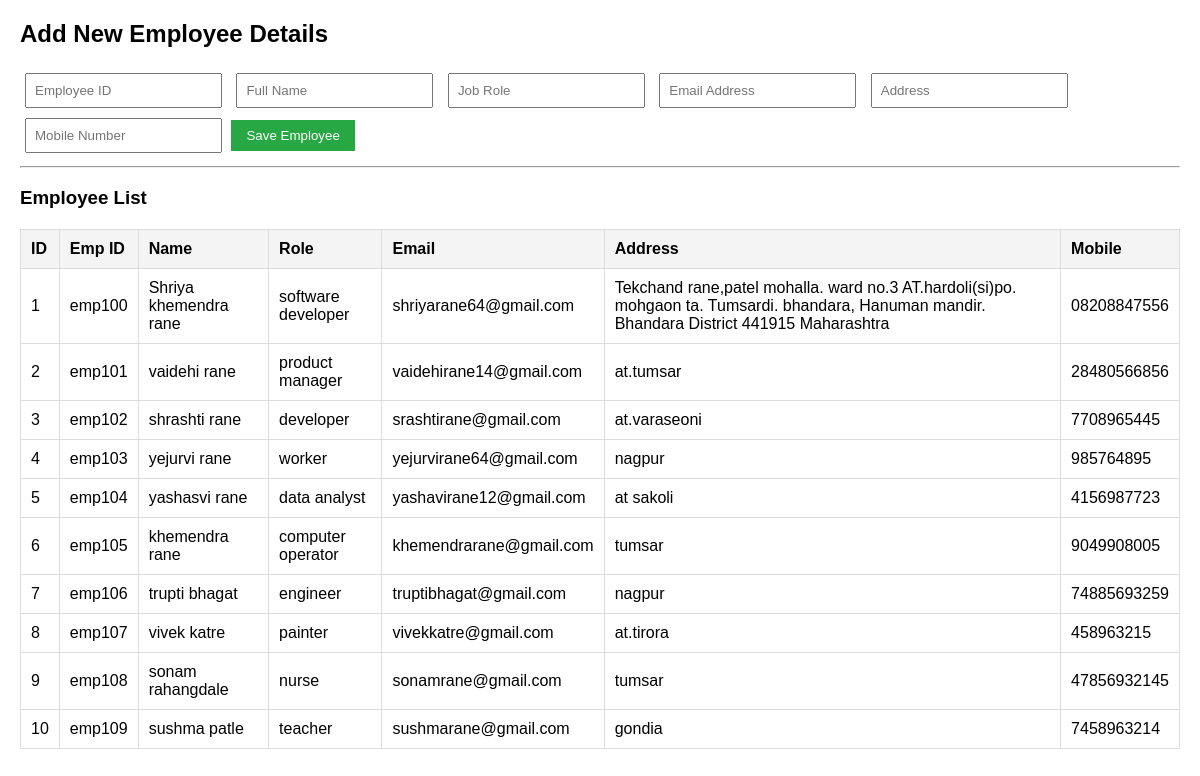
The page / on the database its author committed.
### tables this page shows
CREATE TABLE employees (
            id INTEGER PRIMARY KEY AUTOINCREMENT,
            emp_id TEXT NOT NULL,
            name TEXT NOT NULL,
            role TEXT NOT NULL,
            email TEXT NOT NULL,
            address TEXT,
            mobile TEXT
        );

### app.py (the view)
@app.route('/')
def index():
    conn = sqlite3.connect(DB_FILE)
    conn.row_factory = sqlite3.Row
    employees = conn.execute('SELECT * FROM employees').fetchall()
    conn.close()
    return render_template('index.html', employees=employees)

### templates/index.html (shortened to what this page needs)
<!DOCTYPE html>
<html lang="en">
<head>
</head>
<body>
    <h2>Add New Employee Details</h2>
    <form action="/add" method="POST">
        <input type="text" name="emp_id" placeholder="Employee ID" required>
        <input type="text" name="name" placeholder="Full Name" required>
        <input type="text" name="role" placeholder="Job Role" required>
        <input type="email" name="email" placeholder="Email Address" required>
        <input type="text" name="address" placeholder="Address">
        <input type="text" name="mobile" placeholder="Mobile Number">
        <button type="submit">Save Employee</button>
    </form>
    <hr>
    <h3>Employee List</h3>
    <table>
        <thead>
            <tr>
                <th>ID</th>
                <th>Emp ID</th>
                <th>Name</th>
                <th>Role</th>
                <th>Email</th>
                <th>Address</th>
                <th>Mobile</th>
            </tr>
        </thead>
        <tbody>
            {% for emp in employees %}
            <tr>
                <td>{{ emp.id }}</td>
                <td>{{ emp.emp_id }}</td>
                <td>{{ emp.name }}</td>
                <td>{{ emp.role }}</td>
                <td>{{ emp.email }}</td>
                <td>{{ emp.address }}</td>
                <td>{{ emp.mobile }}</td>
            </tr>
            {% endfor %}
        </tbody>
    </table>
</body>
</html>

### templates/index.html (style rules this page uses)
body { font-family: Arial, sans-serif; margin: 20px; }
table { width: 100%; border-collapse: collapse; margin-top: 20px; }
th, td { border: 1px solid #ddd; padding: 10px; text-align: left; }
th { background-color: #f4f4f4; }
form input { margin: 5px; padding: 8px; }
button { padding: 8px 15px; background-color: #28a745; color: white; border: none; cursor: pointer; }

### rows shown on the page
employees: id "1", emp_id "emp100", name "Shriya khemendra rane", role "software developer", email "shriyarane64@gmail.com", address "Tekchand rane,patel mohalla. ward no.3 AT.hardoli(si)po. mohgaon ta. Tumsardi. bhandara, Hanuman mandir. Bhandara District 441915 Maharashtra", mobile "08208847556"
employees: id "2", emp_id "emp101", name "vaidehi rane", role "product manager", email "vaidehirane14@gmail.com", address "at.tumsar", mobile "28480566856"
employees: id "3", emp_id "emp102", name "shrashti rane", role "developer", email "srashtirane@gmail.com", address "at.varaseoni", mobile "7708965445"
employees: id "4", emp_id "emp103", name "yejurvi rane", role "worker", email "yejurvirane64@gmail.com", address "nagpur", mobile "985764895"
employees: id "5", emp_id "emp104", name "yashasvi rane", role "data analyst", email "yashavirane12@gmail.com", address "at sakoli", mobile "4156987723"
employees: id "6", emp_id "emp105", name "khemendra rane", role "computer operator", email "khemendrarane@gmail.com", address "tumsar", mobile "9049908005"
employees: id "7", emp_id "emp106", name "trupti bhagat", role "engineer", email "truptibhagat@gmail.com", address "nagpur", mobile "74885693259"
employees: id "8", emp_id "emp107", name "vivek katre", role "painter", email "vivekkatre@gmail.com", address "at.tirora", mobile "458963215"
employees: id "9", emp_id "emp108", name "sonam rahangdale", role "nurse", email "sonamrane@gmail.com", address "tumsar", mobile "47856932145"
employees: id "10", emp_id "emp109", name "sushma patle", role "teacher", email "sushmarane@gmail.com", address "gondia", mobile "7458963214"
